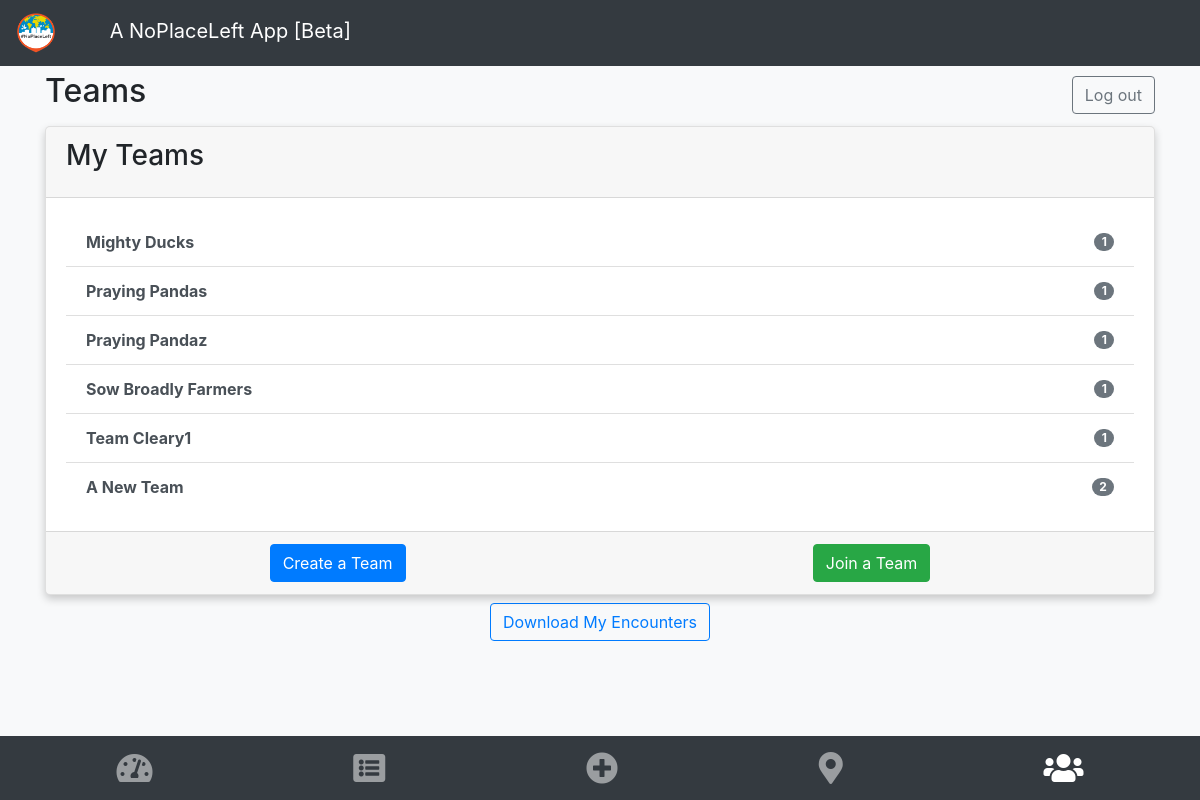
The page /npl/settings/ (signed in) on the database its author committed.
### npl/models.py (models this page shows, shortened)
class Team(models.Model):
    team_name = models.CharField(max_length=40)
    creation_date = models.DateTimeField(auto_now_add=True)
    members = models.ManyToManyField(Laborer)
    number_of_members = models.IntegerField(default=1)

### npl/views.py (the view)
# urls.py: path('settings/', views.view_settings, name="settings"),
def view_settings(request):
    my_laborer_id = get_laborer_id(request)
    my_teams_list = Team.objects.all().filter(members__id=my_laborer_id)
    other_team_members_list = []
    for team in my_teams_list:
        other_team_members = team.members.all().exclude(id=my_laborer_id)
        other_team_members_list.append(other_team_members)
    print('my team MEMBERS = {}'.format(other_team_members_list))
    return render(request, 'npl/settings.html', {'my_teams_list': my_teams_list,
                                                 'other_team_members_list': other_team_members_list,
                                                 })

### npl/models.py (called while the page is built)
    def __str__(self):
        name = str(self.user.first_name) + str(self.user.last_name)
        if name != '' and name is not None:
            return name
        return self.user.username

### npl/views.py (called while the page is built)
def get_laborer_id(request):
    user_id = request.user.id
    return Laborer.objects.get(user__id=user_id).id

### npl/templates/npl/settings.html (shortened to what this page needs)
{% extends "base.html" %}
{% block content %}
<div class="d-flex justify-content-between align-items-center">
    <h2>Teams</h2>
    <a class="btn btn-outline-secondary" href="{% url 'npl:logout' %}">Log out</a>
</div>
<div class="card shadow my-2">
    <div class="card-header d-flex justify-content-between align-items-center">
        <h3 class="card-title">My Teams</h3>
    </div>
    <div class="card-body">
        {% if my_teams_list %}
         <div class="list-group list-group-flush d-flex justify-content-between">
                       {% for team in my_teams_list %}
                    <a class="list-group-item list-group-item-action d-flex justify-content-between align-items-center"
                       href="{% url 'npl:team_detail' team.id %}">
                        <strong>{{team.team_name}}</strong>
                        <span class="badge badge-pill badge-secondary">{{ team.number_of_members }}</span>
                    </a>
                 {% endfor %}
         </div>
        {% else %}
        <p>You haven't joined any teams yet!</p>
        {% endif %}
    </div>
    <div class="card-footer">
        <div class="d-flex justify-content-around">
            <a class="btn btn-primary" href="{% url 'npl:create_team' %}">Create a Team</a>
            <a class="btn btn-success" href="{% url 'npl:join_team' %}">Join a Team</a>
        </div>
  </div>
</div>
<div class="d-flex justify-content-center">
    <a class="btn btn-large btn-outline-primary" href="{% url 'npl:export_my_encounters' %}">Download My Encounters</a>
</div>
<br />
<br />
{% endblock %}

### npl/templates/base.html (style rules this page uses)
.shadow { box-shadow: 0 4px 8px 0 rgba(0,0,0,0.2); border-radius: 5px; }

### rows shown on the page
Team: team_name "Mighty Ducks", number_of_members "1"
Team: team_name "Praying Pandas", number_of_members "1"
Team: team_name "Praying Pandaz", number_of_members "1"
Team: team_name "Sow Broadly Farmers", number_of_members "1"
Team: team_name "Team Cleary1", number_of_members "1"
Team: team_name "A New Team", number_of_members "2"
